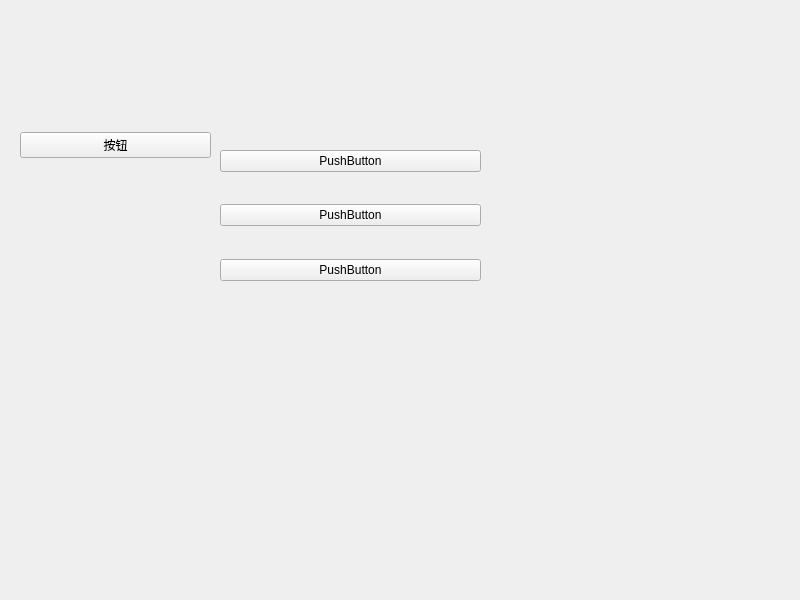
<?xml version="1.0" encoding="UTF-8"?>
<ui version="4.0">
 <class>Widget</class>
 <widget class="QWidget" name="Widget">
  <property name="geometry">
   <rect>
    <x>0</x>
    <y>0</y>
    <width>800</width>
    <height>600</height>
   </rect>
  </property>
  <property name="windowTitle">
   <string>Widget</string>
  </property>
  <widget class="QWidget" name="horizontalLayoutWidget">
   <property name="geometry">
    <rect>
     <x>20</x>
     <y>10</y>
     <width>191</width>
     <height>271</height>
    </rect>
   </property>
   <layout class="QHBoxLayout" name="horizontalLayout">
    <item>
     <widget class="QPushButton" name="btn">
      <property name="text">
       <string>按钮</string>
      </property>
     </widget>
    </item>
   </layout>
  </widget>
  <widget class="QWidget" name="verticalLayoutWidget">
   <property name="geometry">
    <rect>
     <x>220</x>
     <y>10</y>
     <width>261</width>
     <height>131</height>
    </rect>
   </property>
   <layout class="QVBoxLayout" name="verticalLayout"/>
  </widget>
  <widget class="QWidget" name="verticalLayoutWidget_2">
   <property name="geometry">
    <rect>
     <x>220</x>
     <y>150</y>
     <width>261</width>
     <height>131</height>
    </rect>
   </property>
   <layout class="QVBoxLayout" name="verticalLayout_2">
    <item>
     <widget class="QPushButton" name="pushButton_2">
      <property name="text">
       <string>PushButton</string>
      </property>
     </widget>
    </item>
    <item>
     <spacer name="verticalSpacer_3">
      <property name="orientation">
       <enum>Qt::Vertical</enum>
      </property>
      <property name="sizeHint" stdset="0">
       <size>
        <width>20</width>
        <height>40</height>
       </size>
      </property>
     </spacer>
    </item>
    <item>
     <widget class="QPushButton" name="pushButton_3">
      <property name="text">
       <string>PushButton</string>
      </property>
     </widget>
    </item>
    <item>
     <spacer name="verticalSpacer_2">
      <property name="orientation">
       <enum>Qt::Vertical</enum>
      </property>
      <property name="sizeHint" stdset="0">
       <size>
        <width>20</width>
        <height>40</height>
       </size>
      </property>
     </spacer>
    </item>
    <item>
     <widget class="QPushButton" name="pushButton">
      <property name="text">
       <string>PushButton</string>
      </property>
     </widget>
    </item>
   </layout>
  </widget>
 </widget>
 <resources/>
 <connections/>
</ui>
